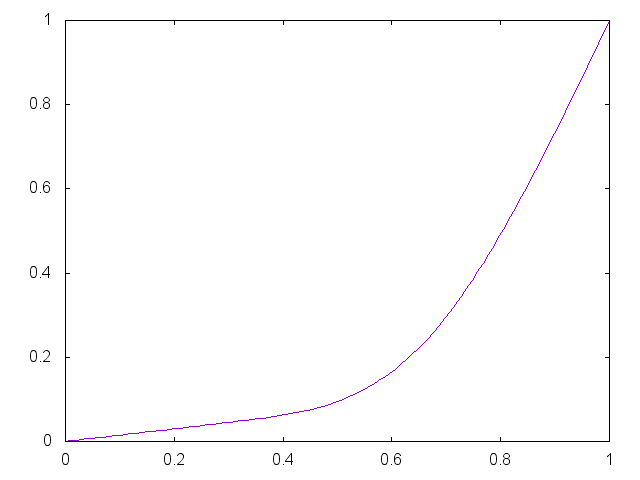

gnuplot code for this plot:


set term png

set output "generate/static/generate/csplines-0.05-0.25.png"
plot '-' smooth csplines notitle
0 0
0.33 0.05
0.67 0.25 
1 1
e

reset;
